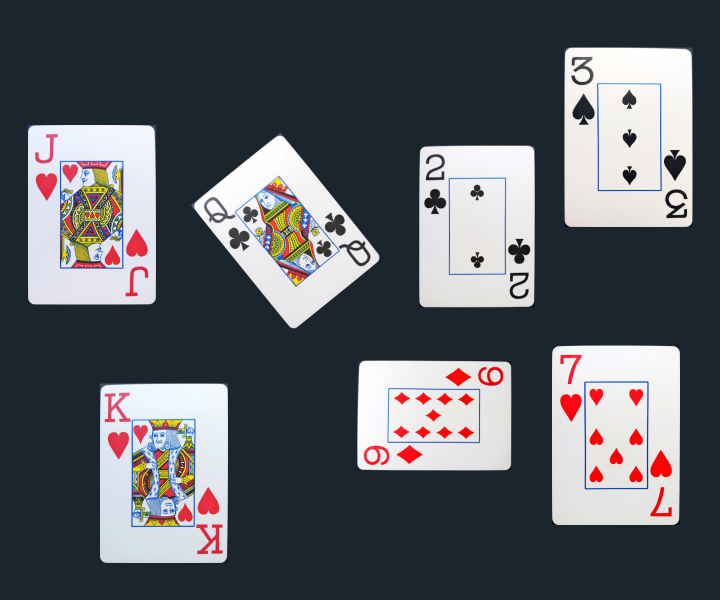
#> input picture logic/card_detector/cards_input.png, 1440 x 1200 px, given in place of demo_movie.mp4, which was not available (shown at 1/2 size)
$ python card_detection_movie_example.py
#> lines starting #> are read from the running program, lines starting #| are printed output that depends on the picture; after the words box and inside, x2 and y2 are one past the last pixel; in counts of white or black regions, pixels touching at a corner belong together; pictures that were not available may be replaced by others from this repository, and a replacement may not be noted
### logic/card_detector/card_detection_functions.py
#
# Based on: https://github.com/EdjeElectronics/OpenCV-Playing-Card-Detector
#
import json
import os

import cv2
import numpy as np

from classes.card_detector.poker_card_info import PokerCardInfo
from classes.card_detector.train_ranks import TrainRanks
from classes.card_detector.train_suits import TrainSuits
# Adaptive threshold levels
from enums.card_rank_enum import CardRank
from enums.card_suit_enum import CardSuit

# Constants #

BKG_THRESH = 70
CARD_THRESH = 30

# Width and height of card corner, where rank and suit are
CORNER_WIDTH = 64
CORNER_HEIGHT = 160

# Dimensions of rank train images
RANK_WIDTH = 70
RANK_HEIGHT = 125

# Dimensions of suit train images
SUIT_WIDTH = 70
SUIT_HEIGHT = 100

RANK_DIFF_MAX = 2000
SUIT_DIFF_MAX = 700

CARD_MAX_AREA = 240000
CARD_MIN_AREA = 12500

font = cv2.FONT_HERSHEY_SIMPLEX


def _load_settings():
    global CARD_MAX_AREA, CARD_MIN_AREA

    if os.path.isfile("config.json"):
        with open("config.json", "r") as file:
            settings = json.loads(file.read())["card-detector"]
        CARD_MAX_AREA = settings["card-max-area"]
        CARD_MIN_AREA = settings["card-min-area"]


_load_settings()


def load_ranks(filepath):
    """Loads rank images from directory specified by filepath. Stores
    them in a list of Train_ranks objects."""

    train_ranks = []

    for rank in CardRank:
        if rank == CardRank.unknown:
            continue

        train_ranks.append(TrainRanks())
        last = len(train_ranks) - 1
        train_ranks[last].rank = rank
        filename = str(rank.name) + ".jpg"
        train_ranks[last].img = cv2.imread(filepath + filename, cv2.IMREAD_GRAYSCALE)

    return train_ranks


def load_suits(filepath):
    """Loads suit images from directory specified by filepath. Stores
    them in a list of Train_suits objects."""

    train_suits = []

    for suit in CardSuit:
        if suit == CardSuit.unknown:
            continue

        train_suits.append(TrainSuits())
        last = len(train_suits) - 1
        train_suits[last].suit = suit
        filename = str(suit.name) + ".jpg"
        train_suits[last].img = cv2.imread(filepath + filename, cv2.IMREAD_GRAYSCALE)

    return train_suits


def preprocess_image(image):
    """Returns a grayed, blurred, and adaptively thresholded camera image."""

    gray = cv2.cvtColor(image, cv2.COLOR_BGR2GRAY)
    blur = cv2.GaussianBlur(gray, (3, 3), 0)

    thresh = cv2.adaptiveThreshold(blur, 255, cv2.ADAPTIVE_THRESH_GAUSSIAN_C, cv2.THRESH_BINARY_INV, 5, 2)
    return thresh


def find_cards(thresh_image):
    """Finds all card-sized contours in a thresholded camera image.
    Returns the number of cards, and a list of card contours sorted
    from largest to smallest."""

    # Find contours and sort their indices by contour size
    cnts, hier = cv2.findContours(thresh_image, cv2.RETR_TREE, cv2.CHAIN_APPROX_SIMPLE)
    index_sort = sorted(range(len(cnts)), key=lambda i: cv2.contourArea(cnts[i]), reverse=True)

    # If there are no contours, do nothing
    if len(cnts) == 0:
        return [], []

    # Otherwise, initialize empty sorted contour and hierarchy lists
    cnts_sort = []
    hier_sort = []
    cnt_is_card = np.zeros(len(cnts), dtype=int)

    # Fill empty lists with sorted contour and sorted hierarchy. Now,
    # the indices of the contour list still correspond with those of
    # the hierarchy list. The hierarchy array can be used to check if
    # the contours have parents or not.
    for i in index_sort:
        cnts_sort.append(cnts[i])
        hier_sort.append(hier[0][i])

    # Determine which of the contours are cards by applying the
    # following criteria: 1) Smaller area than the maximum card size,
    # 2), bigger area than the minimum card size, 3) have no parents,
    # and 4) have four corners

    for i in range(len(cnts_sort)):
        size = cv2.contourArea(cnts_sort[i])
        peri = cv2.arcLength(cnts_sort[i], True)
        approx = cv2.approxPolyDP(cnts_sort[i], 0.01 * peri, True)

        if CARD_MAX_AREA > size > CARD_MIN_AREA and len(approx) == 4:
            cnt_is_card[i] = 1

    return cnts_sort, cnt_is_card


def preprocess_card(contour, image) -> PokerCardInfo:
    """Uses contour to find information about the poker card. Isolates rank
    and suit images from the card."""

    # Initialize new card_info object
    card_info = PokerCardInfo()

    card_info.contour = contour

    # Find perimeter of card and use it to approximate corner points
    peri = cv2.arcLength(contour, True)
    approx = cv2.approxPolyDP(contour, 0.01 * peri, True)
    pts = np.float32(approx)

    # Find width and height of card"s bounding rectangle
    x, y, w, h = cv2.boundingRect(contour)
    card_info.width, card_info.height = w, h

    # Find center point of card by taking x and y average of the four corners.
    average = np.sum(pts, axis=0) / len(pts)
    cent_x = int(average[0][0])
    cent_y = int(average[0][1])
    card_info.center = [cent_x, cent_y]

    # Warp card into 256x360 flattened image using perspective transform
    warp = cv2.resize(_flattener(image, pts, w, h), (256, 360))

    # Grab corner of warped card image and do a 4x zoom
    corner = warp[0:CORNER_HEIGHT, 0:CORNER_WIDTH]
    corner_zoom = cv2.resize(corner, (0, 0), fx=4, fy=4)

    # Sample known white pixel intensity to determine good threshold level
    white_level = corner_zoom[corner_zoom.shape[0] - 1, int((CORNER_WIDTH * 4) / 2)]
    thresh_level = white_level - CARD_THRESH
    if thresh_level <= 0:
        thresh_level = 1
    _, poker_thresh = cv2.threshold(corner_zoom, thresh_level, 255, cv2.THRESH_BINARY_INV)

    # Split in to top and bottom half (top shows rank, bottom shows suit)
    rank = poker_thresh[0:round(CORNER_HEIGHT * 2), 0:CORNER_WIDTH * 4]
    suit = poker_thresh[round(CORNER_HEIGHT * 2):CORNER_HEIGHT * 4, 0:CORNER_WIDTH * 4]

    # Find rank contour and bounding rectangle, isolate and find largest contour
    rank_cnts, hier = cv2.findContours(rank, cv2.RETR_TREE, cv2.CHAIN_APPROX_SIMPLE)
    rank_cnts = sorted(rank_cnts, key=cv2.contourArea, reverse=True)

    # Find bounding rectangle for largest contour, use it to resize poker rank
    # image to match dimensions of the train rank image
    if len(rank_cnts) != 0:
        x1, y1, w1, h1 = cv2.boundingRect(rank_cnts[0])
        rank_roi = rank[y1:y1 + h1, x1:x1 + w1]
        rank_sized = cv2.resize(rank_roi, (RANK_WIDTH, RANK_HEIGHT), 0, 0)
        card_info.rank_img = rank_sized

    # Find suit contour and bounding rectangle, isolate and find largest contour
    suit_cnts, hier = cv2.findContours(suit, cv2.RETR_TREE, cv2.CHAIN_APPROX_SIMPLE)
    suit_cnts = sorted(suit_cnts, key=cv2.contourArea, reverse=True)

    # Find bounding rectangle for largest contour, use it to resize poker suit
    # image to match dimensions of the train suit image
    if len(suit_cnts) != 0:
        x2, y2, w2, h2 = cv2.boundingRect(suit_cnts[0])
        suit_roi = suit[y2:y2 + h2, x2:x2 + w2]
        suit_sized = cv2.resize(suit_roi, (SUIT_WIDTH, SUIT_HEIGHT), 0, 0)
        card_info.suit_img = suit_sized

    return card_info


def match_card(card, train_ranks, train_suits):
    """Finds best rank and suit matches for the poker card. Differences
    the poker card rank and suit images with the train rank and suit images.
    The best match is the rank or suit image that has the least difference."""

    best_rank_match_diff = 10000
    best_suit_match_diff = 10000
    best_rank_match_name = CardRank.unknown
    best_suit_match_name = CardSuit.unknown
    best_rank_name = CardRank.unknown
    best_suit_name = CardSuit.unknown

    # If no contours were found in poker card in preprocess_card function,
    # the img size is zero, so skip the differencing process
    # (card will be left as unknown)
    if (len(card.rank_img) != 0) and (len(card.suit_img) != 0):

        # Difference the poker card rank image from each of the train rank images,
        # and store the result with the least difference
        for t_rank in train_ranks:

            diff_img = cv2.absdiff(card.rank_img, t_rank.img)
            rank_diff = int(np.sum(diff_img) / 255)

            if rank_diff < best_rank_match_diff:
                best_rank_match_diff = rank_diff
                best_rank_name = t_rank.rank

        # Same process with suit images
        for t_suit in train_suits:

            diff_img = cv2.absdiff(card.suit_img, t_suit.img)
            suit_diff = int(np.sum(diff_img) / 255)

            if suit_diff < best_suit_match_diff:
                best_suit_match_diff = suit_diff
                best_suit_name = t_suit.suit

    # Combine best rank match and best suit match to get poker card"s identity.
    # If the best matches have too high of a difference value, card identity
    # is still unknown
    if best_rank_match_diff < RANK_DIFF_MAX:
        best_rank_match_name = best_rank_name

    if best_suit_match_diff < SUIT_DIFF_MAX:
        best_suit_match_name = best_suit_name

    # Return the identity of the card and the quality of the suit and rank match
    return best_rank_match_name, best_suit_match_name, best_rank_match_diff, best_suit_match_diff


def draw_results(image, card):
    """Draw the card name and contour on the camera image."""

    x = card.center[0]
    y = card.center[1]

    rank_name = card.best_rank_match
    suit_name = card.best_suit_match

    # Draw card name twice, so letters have black outline
    cv2.putText(image, (rank_name.name + " of"), (x - 60, y - 10), font, 1, (0, 0, 0), 3, cv2.LINE_AA)
    cv2.putText(image, (rank_name.name + " of"), (x - 60, y - 10), font, 1, (0, 255, 0), 2, cv2.LINE_AA)

    cv2.putText(image, suit_name.name, (x - 60, y + 25), font, 1, (0, 0, 0), 3, cv2.LINE_AA)
    cv2.putText(image, suit_name.name, (x - 60, y + 25), font, 1, (0, 255, 0), 2, cv2.LINE_AA)

    return image


def _flattener(image, pts, w, h):
    """Flattens an image of a card into a top-down 200x300 perspective.
    Returns the flattened, re-sized, grayed image.
    See www.pyimagesearch.com/2014/08/25/4-point-opencv-getperspective-transform-example/"""
    temp_rect = np.zeros((4, 2), dtype="float32")

    s = np.sum(pts, axis=2)

    tl = pts[np.argmin(s)]
    br = pts[np.argmax(s)]

    diff = np.diff(pts, axis=-1)
    tr = pts[np.argmin(diff)]
    bl = pts[np.argmax(diff)]

    # Need to create an array listing points in order of
    # [top left, top right, bottom right, bottom left]
    # before doing the perspective transform

    if w <= 0.8 * h:  # If card is vertically oriented
        temp_rect[0] = tl
        temp_rect[1] = tr
        temp_rect[2] = br
        temp_rect[3] = bl

    if w >= 1.2 * h:  # If card is horizontally oriented
        temp_rect[0] = bl
        temp_rect[1] = tl
        temp_rect[2] = tr
        temp_rect[3] = br

    # If the card is "diamond" oriented, a different algorithm
    # has to be used to identify which point is top left, top right
    # bottom left, and bottom right.

    if 0.8 * h < w < 1.2 * h:  # If card is diamond oriented
        # If furthest left point is higher than furthest right point,
        # card is tilted to the left.
        if pts[1][0][1] <= pts[3][0][1]:
            # If card is titled to the left, approxPolyDP returns points
            # in this order: top right, top left, bottom left, bottom right
            temp_rect[0] = pts[1][0]  # Top left
            temp_rect[1] = pts[0][0]  # Top right
            temp_rect[2] = pts[3][0]  # Bottom right
            temp_rect[3] = pts[2][0]  # Bottom left

        # If furthest left point is lower than furthest right point,
        # card is tilted to the right
        if pts[1][0][1] > pts[3][0][1]:
            # If card is titled to the right, approxPolyDP returns points
            # in this order: top left, bottom left, bottom right, top right
            temp_rect[0] = pts[0][0]  # Top left
            temp_rect[1] = pts[3][0]  # Top right
            temp_rect[2] = pts[2][0]  # Bottom right
            temp_rect[3] = pts[1][0]  # Bottom left

    max_width = 200
    max_height = 300

    # Create destination array, calculate perspective transform matrix,
    # and warp card image
    dst = np.array([[0, 0], [max_width - 1, 0], [max_width - 1, max_height - 1], [0, max_height - 1]], np.float32)
    m = cv2.getPerspectiveTransform(temp_rect, dst)
    warp = cv2.warpPerspective(image, m, (max_width, max_height))
    warp = cv2.cvtColor(warp, cv2.COLOR_BGR2GRAY)

    return warp

### logic/card_detector/card_detection.py
#
# Based on: https://github.com/EdjeElectronics/OpenCV-Playing-Card-Detector
#
import os
from typing import List

import cv2
import numpy as np

# Define font to use
from classes.card_detector.poker_card_info import PokerCardInfo
from logic.card_detector import card_detection_functions

font = cv2.FONT_HERSHEY_SIMPLEX

# Load the train rank and suit images
path = os.getcwd()
train_ranks = card_detection_functions.load_ranks(path + "/sample_images/")
train_suits = card_detection_functions.load_suits(path + "/sample_images/")


def _remove_non_card_contours(cnts_sort: list, cnt_is_card: np.ndarray):
    cnts_sort_result = cnts_sort

    non_card_contours = []
    for i in range(0, len(cnts_sort_result)):
        if cnt_is_card[i] != 1:
            non_card_contours.append(i)

    cnt_is_card = np.delete(cnt_is_card, non_card_contours, None)
    for index in sorted(non_card_contours, reverse=True):
        cnts_sort_result.pop(index)

    return cnts_sort_result, cnt_is_card


def _remove_inclusive_contours(cnts_sort: list, cnt_is_card: np.ndarray):
    contour_removed = True
    cnts_sort_result = cnts_sort

    while contour_removed:
        contour_removed = False
        for i in range(len(cnts_sort_result)):
            for j in range(0, len(cnts_sort_result)):
                if j == i:
                    continue

                all_points_inside = True
                for point in cnts_sort_result[i]:
                    dist = cv2.pointPolygonTest(cnts_sort[j], tuple(point[0]), False)
                    if dist < 0:
                        all_points_inside = False
                        break

                if all_points_inside:
                    cnts_sort.pop(i)
                    cnt_is_card = np.delete(cnt_is_card, i)
                    contour_removed = True
                    break
            if contour_removed:
                break
    return cnts_sort_result, cnt_is_card


def detect_cards(image, dst=None) -> tuple:
    # Pre-process camera image (gray, blur, and threshold it)
    pre_proc = card_detection_functions.preprocess_image(image)

    # Find and sort the contours of all cards in the image (poker cards)
    cnts_sort, cnt_is_card = card_detection_functions.find_cards(pre_proc)

    if not np.any(cnt_is_card):
        return [], []

    cnts_sort, cnt_is_card = _remove_non_card_contours(cnts_sort, cnt_is_card)
    cnts_sort, cnt_is_card = _remove_inclusive_contours(cnts_sort, cnt_is_card)

    # Initialize a new "cards" list to store the card objects.
    cards: List[PokerCardInfo] = []

    # If there are no contours, do nothing
    if len(cnts_sort) != 0:

        # Initialize a new "cards" list to assign the card objects.
        # k indexes the newly made array of cards.
        k = 0

        # For each contour detected:
        for i in range(len(cnts_sort)):
            # Create a card object from the contour and append it to the list of cards.
            # preprocess_card function takes the card contour and contour and
            # determines the cards properties (corner points, etc). It generates a
            # flattened 200x300 image of the card, and isolates the card"s
            # suit and rank from the image.
            cards.append(card_detection_functions.preprocess_card(cnts_sort[i], image))

            # Find the best rank and suit match for the card.
            cards[k].best_rank_match, cards[k].best_suit_match, cards[k].rank_diff, cards[
                k].suit_diff = card_detection_functions.match_card(cards[k], train_ranks, train_suits)

            # Draw center point and match result on the image.
            if dst is not None:
                dst = card_detection_functions.draw_results(dst, cards[k])
            k = k + 1

        # Draw card contours on image (have to do contours all at once or
        # they do not show up properly for some reason)
        if dst is not None:
            if len(cards) != 0:
                temp_cnts = []
                for i in range(len(cards)):
                    temp_cnts.append(cards[i].contour)
                cv2.drawContours(dst, temp_cnts, -1, (255, 0, 0), 2)
    return [card.to_poker_card() for card in cards], [card.contour for card in cards]

### classes/card_detector/poker_card_info.py
from classes.poker_card import PokerCard
from enums.card_rank_enum import CardRank
from enums.card_suit_enum import CardSuit


class PokerCardInfo:
    """Structure to store information about poker cards in the camera image."""

    def __init__(self):
        self.contour = []  # Contour of card
        self.width, self.height = 0, 0  # Width and height of card
        self.center = []  # Center point of card
        self.rank_img = []  # Thresholded, sized image of card"s rank
        self.suit_img = []  # Thresholded, sized image of card"s suit
        self.best_rank_match: CardRank = CardRank.unknown  # Best matched rank
        self.best_suit_match: CardSuit = CardSuit.unknown  # Best matched suit
        self.rank_diff = 0  # Difference between rank image and best matched train rank image
        self.suit_diff = 0  # Difference between suit image and best matched train suit image

    def __repr__(self):
        return self.best_rank_match + " of " + self.best_suit_match

    def to_poker_card(self) -> PokerCard:
        return PokerCard(self.best_rank_match, self.best_suit_match)

### logic/card_detector/card_detection_movie_example.py
#
# Based on: https://github.com/EdjeElectronics/OpenCV-Playing-Card-Detector
#
import argparse

import cv2

from logic.card_detector import card_detection


def parse_arguments():
    # construct argument parser and parse arguments
    ap = argparse.ArgumentParser()
    ap.add_argument("-m", "--movie", required=False, help="path to movie", default="demo_movie.mp4")
    return vars(ap.parse_args())


def main():
    args = parse_arguments()

    cap = cv2.VideoCapture(args["movie"])
    fps = 30
    frame_time = round(1000 / fps)

    while cap.isOpened():
        ret, frame = cap.read()
#> frame is the input picture: shape (1200, 1440, 3); mean B, G, R 100.9, 94.4, 91

        frame = cv2.rotate(frame, cv2.ROTATE_90_COUNTERCLOCKWISE)
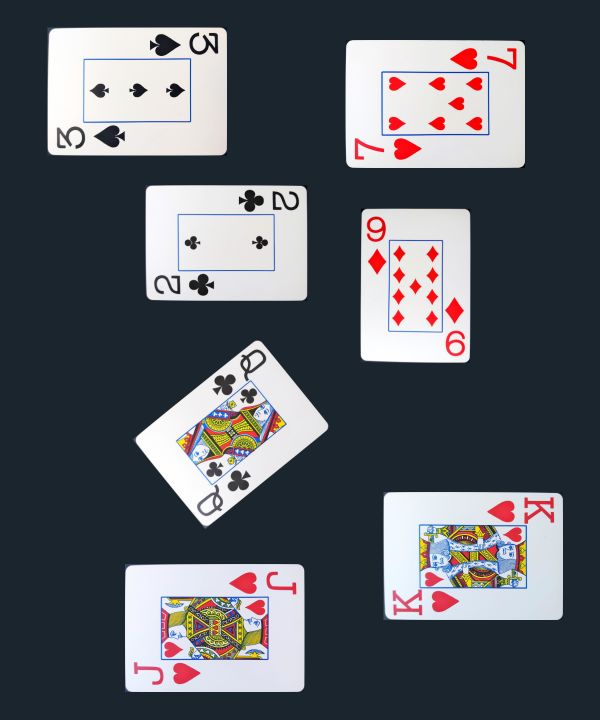
#> frame: shape (1440, 1200, 3) (shown at 1/2 size); mean B, G, R 100.9, 94.4, 91

        cards = card_detection.detect_cards(frame, frame)
#> in preprocess_image, `gray = cv2.cvtColor(image, cv2.COLOR_BGR2GRAY)`:
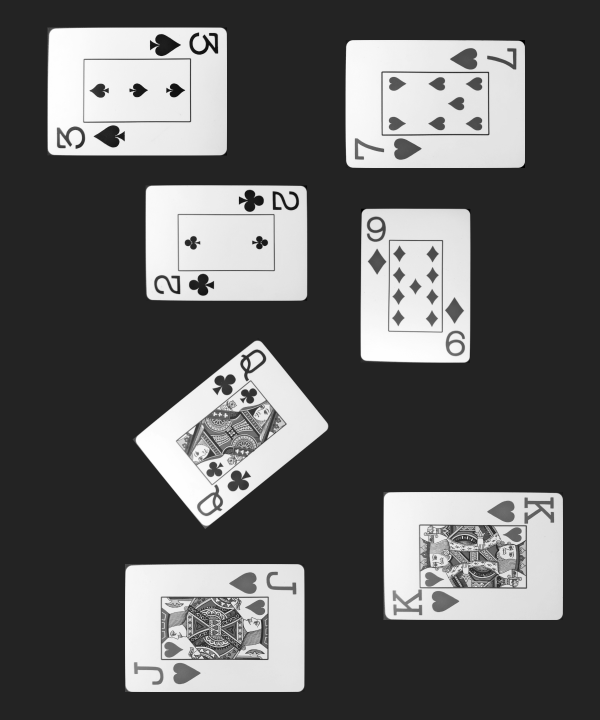
#> gray: shape (1440, 1200) (shown at 1/2 size); min 0, max 255, mean 94.1
#> in preprocess_image, `thresh = cv2.adaptiveThreshold(blur, 255, cv2.ADAPTIVE_THRESH_GAUSSIAN..`:
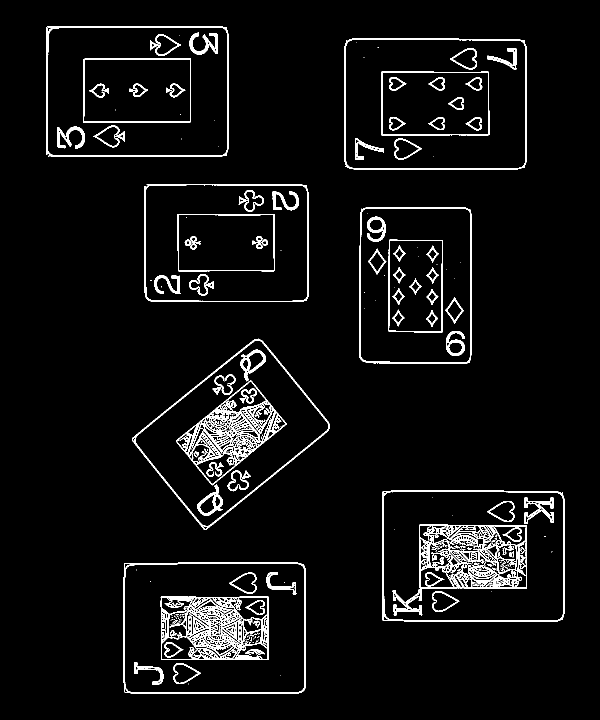
#> thresh: shape (1440, 1200) (shown at 1/2 size); 5% white; 357 white regions (246 under 20 px)
#> in find_cards, `cnts, hier = cv2.findContours(thresh_image, cv2.RETR_TREE, cv2.CHAIN_A..`: cnts = 993 contours, 599 with area under 20; largest, box (x1, y1, x2, y2) and area: (247, 1125, 612, 1387) 94710, (92, 52, 457, 314) 94653, (764, 981, 1129, 1243) 94592, (688, 77, 1053, 339) 94484, (249, 1127, 610, 1385) 92124
#> in find_cards, `index_sort = sorted(range(len(cnts)), key=lambda i: cv2.contourArea(cn..`: index_sort = 993 values, max 992 at index 246, min 0 at index 0, mean 496
#> (the rest of the program and of its run is left out)
